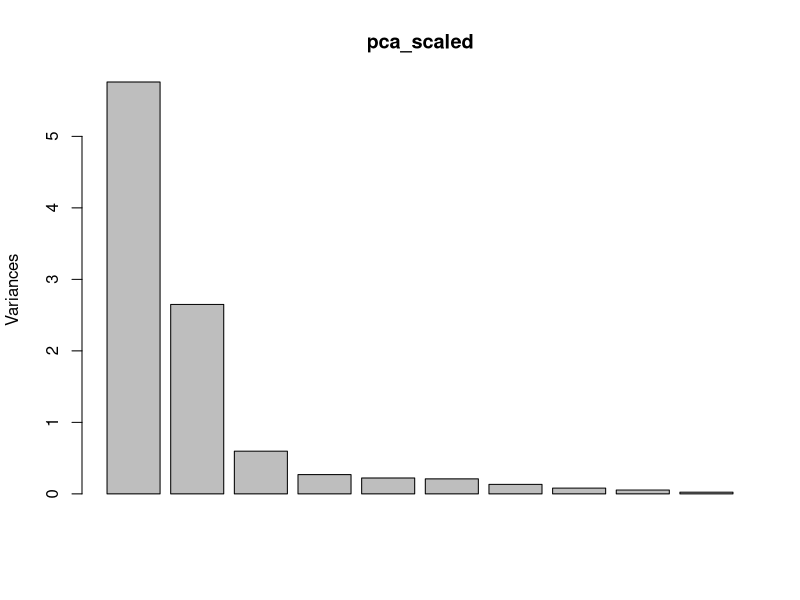

Recreate this plot in R.
#(2)

# Load dataset
data(mtcars)

#View dataset
head(mtcars)
dim(mtcars)

# Remove mpg from the dataset
X <- mtcars[, -1]
Y <- mtcars[, 1]


# Perform PCA on the unscaled data
pca_unscaled <- prcomp(X, scale = FALSE)


# Perform PCA on the scaled data
pca_scaled <- prcomp(X, scale = TRUE)

#Get eigenvectors
R_unscaled = pca_unscaled$rotation

#Get eigenvectors
R_scaled = pca_scaled$rotation


#Print first eigenvectors for each case
R_unscaled[,1]
#cyl          disp           hp         drat           wt         qsec           vs           am         gear         carb 
#0.012042615  0.900235270  0.435074057 -0.002661394  0.006242550 -0.006676533 -0.002731293 -0.001963245 -0.002606103  0.005767541 


#names(sort(abs(R_unscaled[,1]), decreasing = TRUE)[1:8])


R_scaled[,1]
#cyl         disp         hp       drat         wt       qsec         vs         am       gear       carb 
#0.4029711  0.3959243  0.3543255 -0.3155948  0.3668004 -0.2198982 -0.3333571 -0.2474991 -0.2214375  0.2267080 

#names(sort(abs(R_scaled[,1]), decreasing = TRUE)[1:8])


#(3)
# View the results
summary(pca_scaled)
plot(pca_scaled)
#The first PC accounts for over 57.6% of the total variance explained.

R_scaled[,1]

#View the names of the five most important variables for the first  PC
rownames(R_scaled)[order(abs(R_scaled)[,1],decreasing =  TRUE)][1:5]
#"cyl"  "disp" "wt"   "hp"   "vs"


#The highest five loadings on PC1 are from cyl, disp, wt, hp and vs


#(4)

#Fit regression model
lm.o = lm(mpg ~ cyl+disp+wt+hp+vs, data = mtcars)  

summary(lm.o)
#wt is a significant predictor. The others are not.
